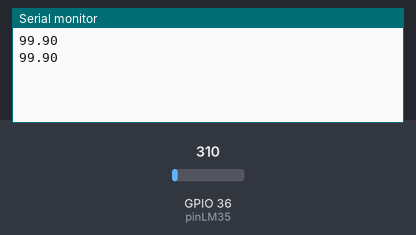
A sketch run on a simulated ESP32. On the bench: the last lines printed to the serial monitor. Inputs (shaded band) come from the test bench; at power-on: GPIO 36 (pinLM35) = 310.

Above: at 1.8 s.
1.9 s: GPIO 36 (pinLM35) set to 372
At 2.8 s:
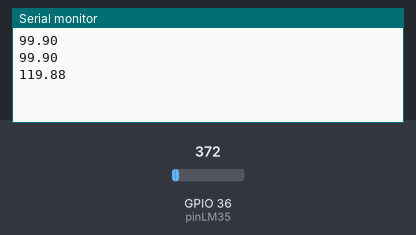
3.4 s: GPIO 36 (pinLM35) set to 434
At 4.7 s:
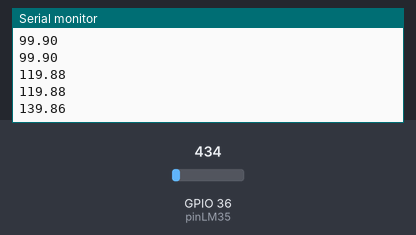
Timing chart, 0 to 6.4 s (numbered marks = the images above; inputs shaded):
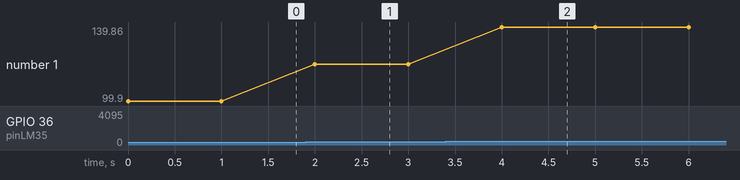

Measured:
- after the input at 1.9 s, the serial monitor: prints a new line after 0.10 s (image 1)
- after the input at 3.4 s, the serial monitor: prints a new line after 0.60 s (image 2)
- plotted number 1: 99.9 → 119.88 after the input at 1.9 s, 119.88 → 139.86 after the input at 3.4 s

The sketch:

LM35_ESP32.ino
```cpp
// Declaracion de variables globales
float tempC; // Variable para almacenar el valor obtenido del sensor (0 a 1023)
int pinLM35 = 36; // Variable del pin de entrada del sensor (A0)

void setup() {
  // Configuramos el puerto serial a 9600 bps
  Serial.begin(9600);
}

void loop() {
  // Con analogRead leemos el sensor, recuerda que es un valor de 0 a 1023
  tempC = analogRead(pinLM35);

  // Calculamos la temperatura con la fórmula
  tempC = (3.3 * tempC * 100.0)/1024.0;

  // Envia el dato al puerto serial
  Serial.print(tempC);
  // Salto de línea
  Serial.print("\n");

  // Esperamos un tiempo para repetir el loop
  delay(1000);
}
```
